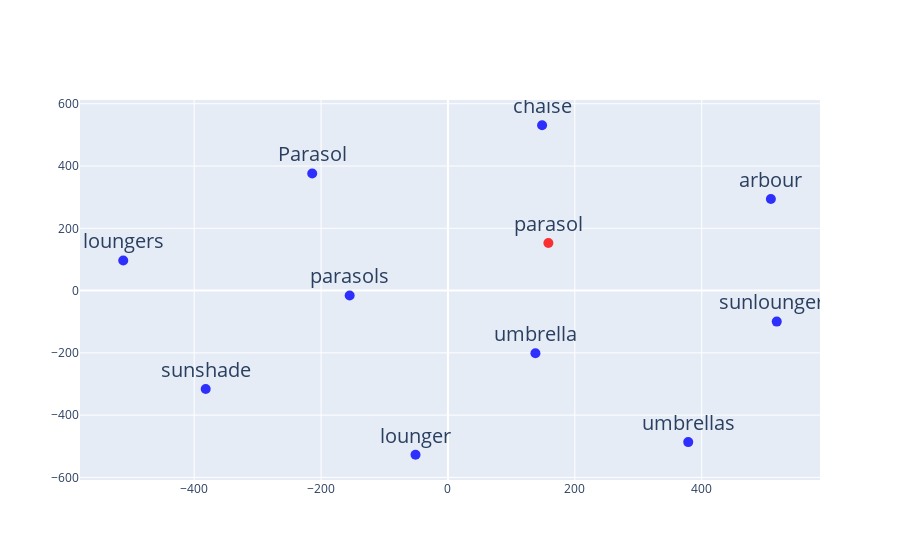

The code cell stored with this chart in its notebook:
### Code cell
# given a word, visualize its nearest neighbors
noun = 'parasol'  # carafe, 'parasol'
vocab = glove
device = 'cuda:0'
k = 10
include_self = False
title_nouns = titles_nouns_v1

# get the embedding of the token
generic_nouns = []
vocab_embs = F.normalize(vocab.vectors.to(device), p=2, dim=-1)

# find the nearest neighbors 
noun_emb = vocab[noun].unsqueeze(0).to(device)

with torch.no_grad():
    dist = torch.matmul(vocab_embs, noun_emb.T).squeeze()

generic_noun = {}
if include_self:
    knn_ix = dist.argsort(descending=True)[:(k+1)]
elif not include_self:
    knn_ix = dist.argsort(descending=True)[1:(k+1)]

knn_tokens = [vocab.itos[ix] for ix in knn_ix]
knn_embs = [vocab[token].cpu() for token in knn_tokens]

# final output
tokens = [noun] + knn_tokens
embs = [noun_emb.cpu().squeeze()] + knn_embs
embs = np.stack(embs)
freq = [freqdict.get(token, 0) for token in tokens]
# vis
from sklearn.manifold import TSNE

two_dim = TSNE(n_components=2, random_state=0).fit_transform(embs)[:,:3]

trace = go.Scatter(
    x = two_dim[:,0], 
    y = two_dim[:,1],  
    text = tokens,
    textposition = "top center",
    textfont_size = 20,
    mode = 'markers+text',
    marker = {
        'size': 10,
        'opacity': 0.8,
        'color': ['red'] + ['blue'] * (len(tokens)-1),
    })

go.Figure(data=[trace], layout=go.Layout())
print({token: freq for token, freq in zip(tokens, freq)})

### Figure 1 — Plotly figure (JSON) as saved in the notebook; plotly's stock layout.template omitted (floating-point values rounded to 4 significant figures)
{"data": [{"marker": {"color": ["red", "blue", "blue", "blue", "blue", "blue", "blue", "blue", "blue", "blue", "blue"], "opacity": 0.8, "size": 10}, "mode": "markers+text", "text": ["parasol", "parasols", "Parasol", "umbrellas", "sunshade", "chaise", "lounger", "umbrella", "loungers", "arbour", "sunloungers"], "textfont": {"size": 20}, "textposition": "top center", "type": "scatter", "x": [158.3, -154.9, -214.0, 378.8, -381.9, 148.4, -51.13, 137.9, -511.8, 509.0, 518.3], "y": [152.9, -15.82, 376.2, -486.6, -316.0, 530.9, -527.2, -201.2, 96.38, 293.9, -99.63]}], "layout": {}}
